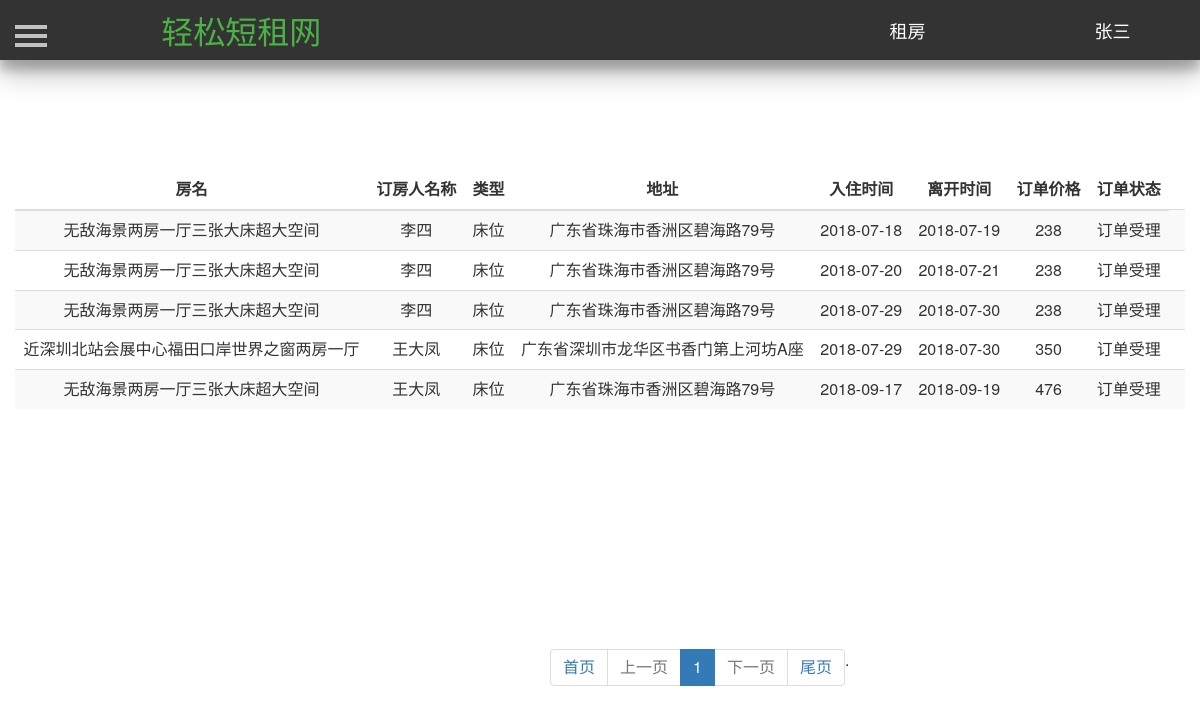
/rent_house/ (signed in), run on an earlier commit of the app's database.
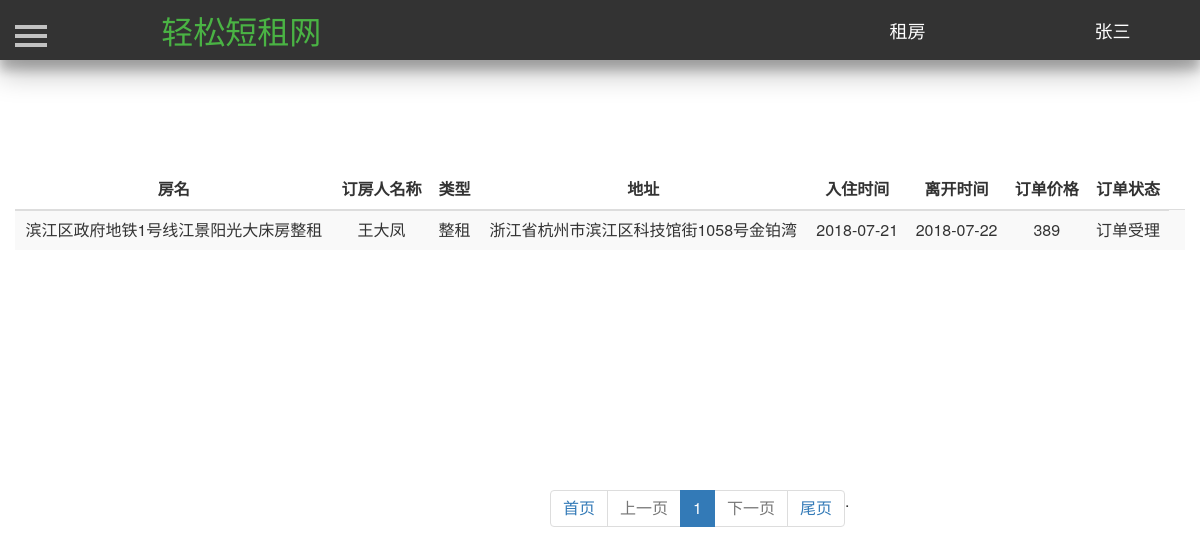
And on a later commit of the database.
### Renting/models.py (models this page shows, shortened)
class User(db.Model):
    id = db.Column(db.Integer, primary_key=True, autoincrement=True)  # ID 用户唯一的标识
    username = db.Column(db.String(50), unique=True)  # 用户名  唯一   最大50个字符
    password = db.Column(db.String(100))  # 密码   最大100个字符
    phone_number = db.Column(db.Integer, unique=True)  # 手机号码
    email = db.Column(db.String(100), unique=True)  # 邮箱  唯一
    salt = db.Column(db.String(32))  # 密码加盐

class House(db.Model):
    id = db.Column(db.Integer, primary_key=True, autoincrement=True)  # ID 房屋唯一的标识
    house_name = db.Column(db.String(25))  # 房屋名  唯一   最大25个字符
    house_type = db.Column(db.Integer)  # 房屋类型，0表示整租，1表示单间 ，2表示床位
    area = db.Column(db.Integer)  # 房屋面积
    people = db.Column(db.Integer)  # 可住人数
    bedroom = db.Column(db.Integer)  # 卧房数
    toilet = db.Column(db.Integer)  # 卫生间数
    kitchen = db.Column(db.Integer)  # 是否有厨房
    bed = db.Column(db.Integer)  # 床位数
    bed_type = db.Column(db.Integer)  # 床型 0表示单人床  1表示双人床
    price = db.Column(db.Integer)  # 租一天的价格
    description = db.Column(db.String(200))  # 房屋描述
    facility = db.Column(db.String(10))  # 房屋设施，0表示无，1表示有
    province = db.Column(db.String(10))  # 省
    city = db.Column(db.String(10))  # 市
    district = db.Column(db.String(10))  # 地区
    address = db.Column(db.String(100))  # 具体地址
    username = db.Column(db.String(10), db.ForeignKey('user.username'))  # 房屋主人的名字，外键
    status = db.Column(db.Integer)  # 房屋状态，0表示未审核，1表示通过,2表示未通过
    url_one = db.Column(db.String(100))  # 房屋图片
    url_two = db.Column(db.String(100))  # 房屋图片
    url_three = db.Column(db.String(100))  # 房屋图片
    url_four = db.Column(db.String(100))  # 房屋图片
    url_five = db.Column(db.String(100))  # 房屋图片

class Order(db.Model):
    id = db.Column(db.Integer, primary_key=True, autoincrement=True)  # 订单唯一的ID
    house_id = db.Column(db.Integer, db.ForeignKey('house.id'))  # 房屋ID 作为外键
    seller = db.Column(db.String(10), db.ForeignKey('user.username'))  # 房屋的卖家  作为外键
    renter = db.Column(db.String(10), db.ForeignKey('user.username'))  # 房屋租户  作为外键
    start_time = db.Column(db.Date)  # 订单开始时间
    end_time = db.Column(db.Date)  # 订单结束时间
    total_price = db.Column(db.Integer)  # 订单的价格
    status = db.Column(db.Integer)  # 订单状态 0表示订单已取消  1表示订单未受理  2表示订单受理  3表示订单正在取消

### Renting/views.py (the view)
@app.route('/rent_house/', methods={'post', 'get'})
def rent_myhouse():
    username = current_user.username
    result_seller = []
    seller_list = Order.query.filter_by(seller=username, status=0).all()
    seller_list_two = Order.query.filter_by(seller=username, status=2).all()
    for item in seller_list:
        one = {}
        one_house = House.query.filter_by(id=item.house_id).first()
        one['order'] = item
        one['house'] = one_house
        result_seller.append(one)
    for item in seller_list_two:
        one = {}
        one_house = House.query.filter_by(id=item.house_id).first()
        one['order'] = item
        one['house'] = one_house
        result_seller.append(one)
    pager_obj = Pagination(request.args.get("page", 1), len(result_seller), request.path, request.args,
                               per_page_count=7)
    seller_list = result_seller[pager_obj.start:pager_obj.end]
    html = pager_obj.page_html()
    return render_template('rent_house.html', result_seller=seller_list, html=html)

### Renting/models.py (called while the page is built)
@login_manager.user_loader
def load_user(userid):
    return User.query.get(userid)

### Renting/page_utils.py (called while the page is built)
    @property
    def start(self):
        return (self.current_page - 1) * self.per_page_count

    @property
    def end(self):
        return self.current_page * self.per_page_count

### Renting/templates/rent_house.html (shortened to what this page needs)
<!DOCTYPE html>
<html lang="en">
	<head>
        <link href="https://cdn.bootcss.com/bootstrap/3.3.7/css/bootstrap.min.css" rel="stylesheet">
        <link href="/static/css/navigation.css" rel="stylesheet">
        <link href="/static/css/profile.css" rel="stylesheet">
         <link href="/static/css/sidebar.css" rel="stylesheet">
        <link type="text/css" href="/static/css/dialog.css"  rel="stylesheet"/>
	</head>
	<body>
		<header class="header-navigation" id="header">
		<nav>
			<div class="row">
				<div class="col-md-3">
					<a href="/index/"><font color="#4ab344" style="color: rgb(74, 179, 68);" size="6">轻松短租网</font></a>
				</div>
				<div class="col-md-2 title">
					<a href="/mainpage/" target="_blank"><font color="#FFFFFF" style="color: rgb(255, 255, 255);" size="4">租房</font></a>
				</div>
				<div class="col-md-2 title">
					{% if current_user.is_authenticated %}
					<a href="/profile/{{current_user.id}}">
						<font color="#FFFFFF" style="color: rgb(255, 255, 255);" size="4">
							{{current_user.username}}
						</font>
					</a>
					{% else %}
					<a href="/reglogin/">
						<font color="#FFFFFF" style="color: rgb(255, 255, 255);" size="4">
							登陆注册
						</font>
					</a>
					{% endif %}
				</div>
			</div>
		</nav>
		</header>
       <div id="wrapper" style="margin-top=25px">
            <div id="page-content-wrapper">
                <button type="button" class="hamburger is-closed animated fadeInLeft" data-toggle="offcanvas">
                    <span class="hamb-top"></span>
                    <span class="hamb-middle"></span>
                    <span class="hamb-bottom"></span>
                </button>
                <div class="container">
                    <div class="row">
                        <table class="table table-striped" style="margin-top:100px;text-align:center">
                            <thead>
                                <tr>
                                    <th style="text-align:center">房名</th>
                                    <th style="text-align:center">订房人名称</th>
                                    <th style="text-align:center">类型</th>
                                    <th style="text-align:center">地址</th>
                                    <th style="text-align:center">入住时间</th>
                                    <th style="text-align:center">离开时间</th>
                                    <th style="text-align:center">订单价格</th>
                                    <th style="text-align:center">订单状态</th>
                                </tr>
                            </thead>
                            <tbody>
                            {% for item in result_seller: %}
                                <tr>
                                    <td>{{item['house'].house_name}}</td>
                                    <td>{{item['order'].renter}}</td>
                                    {% if item['house'].house_type==0 %}
                                    <td>整租</td>
                                    {% elif item['house'].house_type==1 %}
                                    <td>单间</td>
                                    {% else %}
                                    <td>床位</td>
                                    {% endif %}
                                    <td>
                                        {{item['house'].address}}
                                    </td>
                                    <td>{{item['order'].start_time}}</td>
                                    <td>{{item['order'].end_time}}</td>
                                    <td>{{item['order'].total_price}}</td>
                                    {% if item['order'].status == 0%}
                                    <td>订单已取消<td>
                                    {% elif item['order'].status == 1 %}
                                    <td>订单未受理<td>
                                    {% elif item['order'].status == 2 %}
                                    <td>订单受理<td>
                                    {% elif item['order'].status == 3 %}
                                    <td>订单取消中<td>
                                    {% endif %}
                                </tr>
                            {% endfor %}
                            </tbody>
                        </table>
                    </div>
                </div>
            </div>
        </div>
        <div style="margin-top:200px">
            <ul class="pagination" id="mypage" style="margin-left:550px;">
					{{ html| safe }}
            </ul>
        </div>
    </body>
</html>

### Renting/static/css/navigation.css (style rules this page uses)
.header-navigation { position: fixed; top: 0; width: 100%; height: 60px; line-height: 60px; background-color: #333; text-align: center; box-shadow: 0 14px 28px rgba(0,0,0,0.25), 0 10px 10px rgba(0,0,0,0.22); z-index: 10 }

### Renting/static/css/profile.css (style rules this page uses)
.header-navigation { position: fixed; top: 0; width: 100%; height: 60px; line-height: 60px; background-color: #333; text-align: center; box-shadow: 0 14px 28px rgba(0,0,0,0.25), 0 10px 10px rgba(0,0,0,0.22); z-index: 9990; }

### Renting/static/css/sidebar.css (style rules this page uses)
body { position: relative; overflow-x: hidden; }
body, html { height: 100%; background-color: #FFFFFF !important; }
#wrapper { -moz-transition: all 0.5s ease; -o-transition: all 0.5s ease; -webkit-transition: all 0.5s ease; padding-left: 0; transition: all 0.5s ease; }
#page-content-wrapper { padding-top: 70px; width: 100%; }
.hamburger { background: transparent; border: none; display: block; height: 32px; margin-left: 15px; position: fixed; top: 20px; width: 32px; z-index: 9999; }
.hamburger.is-closed:before { -webkit-transform: translate3d(0, 0, 0); -webkit-transition: all 0.35s ease-in-out; color: #ffffff; content: ''; display: block; font-size: 14px; line-height: 32px; opacity: 0; text-align: center; width: 100px; }
.hamburger.is-closed .hamb-top { -webkit-transition: all 0.35s ease-in-out; background-color: rgba(255, 255, 255, 0.7); top: 5px; }
.hamburger.is-closed .hamb-middle { background-color: rgba(255, 255, 255, 0.7); margin-top: -2px; top: 50%; }
.hamburger.is-closed .hamb-bottom { -webkit-transition: all 0.35s ease-in-out; background-color: rgba(255, 255, 255, 0.7); bottom: 5px; }
.hamburger.is-closed .hamb-top, .hamburger.is-closed .hamb-middle, .hamburger.is-closed .hamb-bottom, .hamburger.is-open .hamb-top, .hamburger.is-open .hamb-middle, .hamburger.is-open .hamb-bottom { height: 4px; left: 0; position: absolute; width: 100%; }

### Renting/static/css/dialog.css (style rules this page uses)
body, html { font-size: 100%; margin: 0; }
*,:after,:before { box-sizing:border-box }
input, button { outline: none; border: none; }

What changed in the data, as far as the page shows it:
removed House: house.house_name "无敌海景两房一厅三张大床超大空间" "无敌海景两房一厅三张大床超大空间" "无敌海景两房一厅三张大床超大空间" "无敌海景两房一厅三张大床超大空间", house.address "广东省珠海市香洲区碧海路79号" "广东省珠海市香洲区碧海路79号" "广东省珠海市香洲区碧海路79号" "广东省珠海市香洲区碧海路79号"
removed Order: order.renter "李四", order.start_time "2018-07-18", order.end_time "2018-07-19", order.total_price "238", status 2 (drawn)
removed Order: order.renter "李四", order.start_time "2018-07-20", order.end_time "2018-07-21", order.total_price "238", status 2 (drawn)
removed Order: order.renter "李四", order.start_time "2018-07-29", order.end_time "2018-07-30", order.total_price "238", status 2 (drawn)
removed House: house.house_name "近深圳北站会展中心福田口岸世界之窗两房一厅", house.address "广东省深圳市龙华区书香门第上河坊A座"
removed Order: order.renter "王大凤", order.start_time "2018-07-29", order.end_time "2018-07-30", order.total_price "350", status 2 (drawn)
removed Order: order.renter "王大凤", order.start_time "2018-09-17", order.end_time "2018-09-19", order.total_price "476", status 2 (drawn)
added House: house.house_name "滨江区政府地铁1号线江景阳光大床房整租", house.address "浙江省杭州市滨江区科技馆街1058号金铂湾"
added Order: order.renter "王大凤", order.start_time "2018-07-21", order.end_time "2018-07-22", order.total_price "389", status 2 (drawn)
Also different on the page:
new list line: "整租 订单受理"
list line gone: "床位 订单受理"
